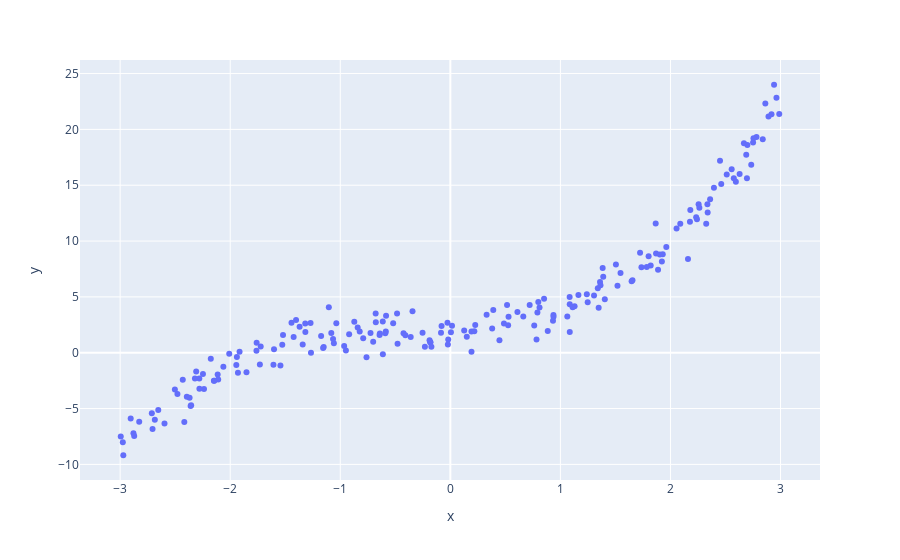

Source (notebook cell):
### Markdown cell above
<p dir=rtl style="direction: rtl;text-align: right;line-height:200%;font-family:vazir;font-size:medium">
<font face="vazir" size=3>
با اجرای کد زیر نمودار پراکندگی داده های تصادفی تولید شده را رسم کنید.
</font>
</p>

### Code cell
# scatter plot of X_poly and y_poly
fig_scatter_nonlin = px.___(x=..., y=...)
#show the plot
fig_scatter_nonlin.show()

### Figure 1 — Plotly figure (JSON) as saved in the notebook; plotly's stock layout.template omitted (floating-point values rounded to 4 significant figures; data arrays with more than 128 entries replaced by an {"elided": "..."} marker saying what was removed)
{"data": [{"hovertemplate": "x=%{x}<br>y=%{y}<extra></extra>", "legendgroup": "", "marker": {"color": "#636efa", "symbol": "circle"}, "mode": "markers", "name": "", "orientation": "v", "showlegend": false, "type": "scatter", "x": {"elided": "200 float values"}, "xaxis": "x", "y": {"elided": "200 float values"}, "yaxis": "y"}], "layout": {"legend": {"tracegroupgap": 0}, "margin": {"t": 60}, "xaxis": {"anchor": "y", "domain": [0, 1], "title": {"text": "x"}}, "yaxis": {"anchor": "x", "domain": [0, 1], "title": {"text": "y"}}}}
